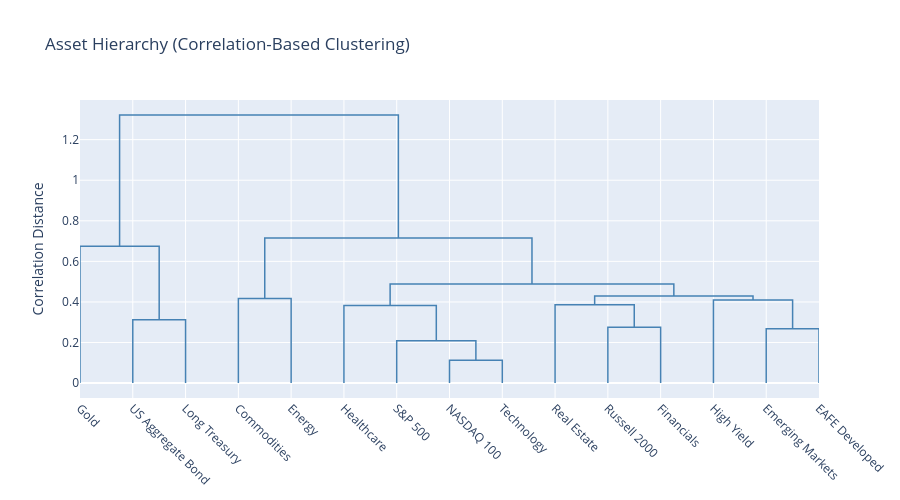

This figure's notebook cell:
### Markdown cell above
Build and render the interactive dendrogram for the ETF universe.

### Code cell
labels = [ETF_UNIVERSE.get(s, s) for s in returns.columns]
fig = plotly_dendrogram(link, labels, "Asset Hierarchy (Correlation-Based Clustering)")
fig.show()

### Figure 1 — Plotly figure (JSON) as saved in the notebook; plotly's stock layout.template omitted (floating-point values rounded to 4 significant figures)
{"data": [{"hoverinfo": "skip", "line": {"color": "steelblue", "width": 1.5}, "mode": "lines", "type": "scatter", "x": [15.0, 15.0, 25.0, 25.0], "y": [0.0, 0.312, 0.312, 0.0]}, {"hoverinfo": "skip", "line": {"color": "steelblue", "width": 1.5}, "mode": "lines", "type": "scatter", "x": [5.0, 5.0, 20.0, 20.0], "y": [0.0, 0.6742, 0.6742, 0.312]}, {"hoverinfo": "skip", "line": {"color": "steelblue", "width": 1.5}, "mode": "lines", "type": "scatter", "x": [35.0, 35.0, 45.0, 45.0], "y": [0.0, 0.4166, 0.4166, 0.0]}, {"hoverinfo": "skip", "line": {"color": "steelblue", "width": 1.5}, "mode": "lines", "type": "scatter", "x": [75.0, 75.0, 85.0, 85.0], "y": [0.0, 0.1129, 0.1129, 0.0]}, {"hoverinfo": "skip", "line": {"color": "steelblue", "width": 1.5}, "mode": "lines", "type": "scatter", "x": [65.0, 65.0, 80.0, 80.0], "y": [0.0, 0.2087, 0.2087, 0.1129]}, {"hoverinfo": "skip", "line": {"color": "steelblue", "width": 1.5}, "mode": "lines", "type": "scatter", "x": [55.0, 55.0, 72.5, 72.5], "y": [0.0, 0.3831, 0.3831, 0.2087]}, {"hoverinfo": "skip", "line": {"color": "steelblue", "width": 1.5}, "mode": "lines", "type": "scatter", "x": [105.0, 105.0, 115.0, 115.0], "y": [0.0, 0.2747, 0.2747, 0.0]}, {"hoverinfo": "skip", "line": {"color": "steelblue", "width": 1.5}, "mode": "lines", "type": "scatter", "x": [95.0, 95.0, 110.0, 110.0], "y": [0.0, 0.3856, 0.3856, 0.2747]}, {"hoverinfo": "skip", "line": {"color": "steelblue", "width": 1.5}, "mode": "lines", "type": "scatter", "x": [135.0, 135.0, 145.0, 145.0], "y": [0.0, 0.2684, 0.2684, 0.0]}, {"hoverinfo": "skip", "line": {"color": "steelblue", "width": 1.5}, "mode": "lines", "type": "scatter", "x": [125.0, 125.0, 140.0, 140.0], "y": [0.0, 0.4098, 0.4098, 0.2684]}, {"hoverinfo": "skip", "line": {"color": "steelblue", "width": 1.5}, "mode": "lines", "type": "scatter", "x": [102.5, 102.5, 132.5, 132.5], "y": [0.3856, 0.4294, 0.4294, 0.4098]}, {"hoverinfo": "skip", "line": {"color": "steelblue", "width": 1.5}, "mode": "lines", "type": "scatter", "x": [63.75, 63.75, 117.5, 117.5], "y": [0.3831, 0.4887, 0.4887, 0.4294]}, {"hoverinfo": "skip", "line": {"color": "steelblue", "width": 1.5}, "mode": "lines", "type": "scatter", "x": [40.0, 40.0, 90.62, 90.62], "y": [0.4166, 0.7151, 0.7151, 0.4887]}, {"hoverinfo": "skip", "line": {"color": "steelblue", "width": 1.5}, "mode": "lines", "type": "scatter", "x": [12.5, 12.5, 65.31, 65.31], "y": [0.6742, 1.322, 1.322, 0.7151]}], "layout": {"height": 500, "showlegend": false, "title": {"text": "Asset Hierarchy (Correlation-Based Clustering)"}, "xaxis": {"tickangle": 45, "tickmode": "array", "ticktext": ["Gold", "US Aggregate Bond", "Long Treasury", "Commodities", "Energy", "Healthcare", "S&P 500", "NASDAQ 100", "Technology", "Real Estate", "Russell 2000", "Financials", "High Yield", "Emerging Markets", "EAFE Developed"], "tickvals": [5, 15, 25, 35, 45, 55, 65, 75, 85, 95, 105, 115, 125, 135, 145]}, "yaxis": {"title": {"text": "Correlation Distance"}}}}
